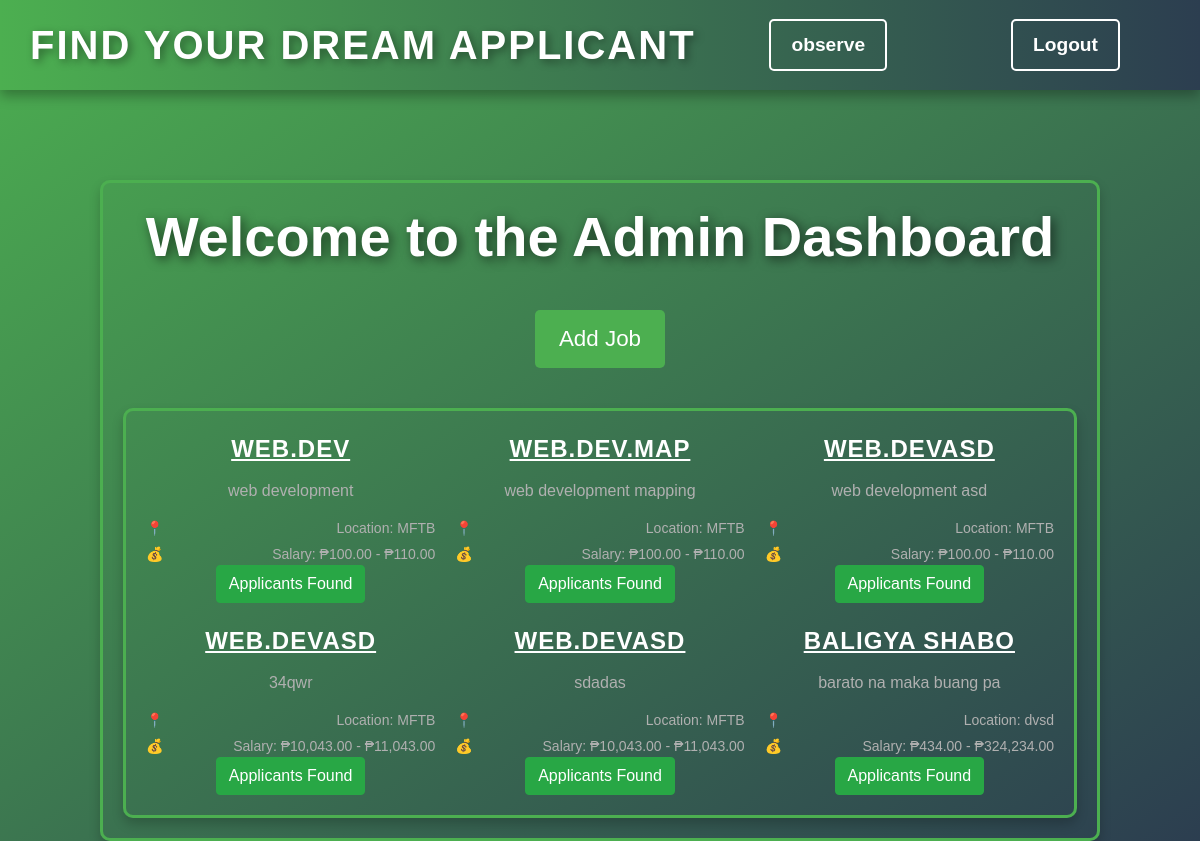
The app's page /admin_dashboard.php (signed in) with its own data.
### tables this page shows
CREATE TABLE `jobs` (
  `id` int(11) NOT NULL,
  `job_title` varchar(255) NOT NULL,
  `job_description` text NOT NULL,
  `job_location` varchar(255) NOT NULL,
  `min_salary` int(11) NOT NULL,
  `max_salary` int(11) NOT NULL,
  `created_at` timestamp NOT NULL DEFAULT current_timestamp()
);

### admin_dashboard.php (the view, shortened to what this page needs)
<?php
require_once "config.php";
$sql = "SELECT * FROM jobs";
$result = $pdo->query($sql);
?>
<!DOCTYPE html>
<html lang="en">
<head>
    <link rel="stylesheet" href="https://stackpath.bootstrapcdn.com/bootstrap/4.5.2/css/bootstrap.min.css">
</head>
<body>
    <div class="navbar">
        <div class="title">Find Your Dream Applicant</div>
        <a href="shared_files.php" class="logout">observe</a>
        <a href="logout.php" class="logout">Logout</a>
    </div>
    <div class="dashboard-container">
        <h1 class="dashboard-title">Welcome to the Admin Dashboard</h1>
        <button class="btn-add-job" data-toggle="modal" data-target="#jobModal">Add Job</button>
        <div class="job-container">
    <?php
    if ($result->rowCount() > 0) {
        while ($job = $result->fetch()) {
            $jobId = $job['id'];
            $applicantSql = "SELECT * FROM applications WHERE job_id = :job_id";
            $stmt = $pdo->prepare($applicantSql);
            $stmt->execute(['job_id' => $jobId]);
            $applicants = $stmt->rowCount();
            echo '<div class="job-box">';
            echo '<div class="job-title">' . htmlspecialchars($job['job_title']) . '</div>';
            echo '<div class="job-description">' . nl2br(htmlspecialchars($job['job_description'])) . '</div>';
            echo '<div class="job-location">Location: ' . htmlspecialchars($job['job_location']) . '</div>';
            echo '<div class="salary">Salary: ₱' . number_format($job['min_salary'], 2) . ' - ₱' . number_format($job['max_salary'], 2) . '</div>';
            $btnClass = ($applicants > 0) ? 'btn-success' : 'btn-warning';
            $btnText = ($applicants > 0) ? 'Applicants Found' : 'No Applicants Yet';
            echo '<button class="btn ' . $btnClass . ' check-applicants-btn" data-job-id="' . $jobId . '" onclick="loadApplicants(this)">' . $btnText . '</button>';
            echo '</div>';
        }
    } else {
        echo '<p>No jobs available.</p>';
    }
    ?>
</div>
    </div>
</body>
</html>

### admin_dashboard.php (style rules this page uses)
body { margin: 0; padding: 0; font-family: 'Arial', sans-serif; background: linear-gradient(to bottom right, #4CAF50, #2c3e50); color: #fff; min-height: 100vh; display: flex; flex-direction: column; align-items: center; padding-top: 60px; }
.navbar { background: linear-gradient(to right, #4CAF50, #2c3e50); box-shadow: 0 6px 12px rgba(0, 0, 0, 0.3); position: fixed; top: 0; left: 0; width: 100%; z-index: 1000; padding: 15px 30px; display: flex; justify-content: space-between; align-items: center; }
.navbar .title { color: #fff; font-size: 2.5rem; font-weight: bold; text-transform: uppercase; letter-spacing: 2px; text-shadow: 3px 3px 8px rgba(0, 0, 0, 0.4); }
.navbar .logout { color: #fff; font-size: 1.2rem; font-weight: bold; padding: 10px 20px; border: 2px solid #fff; border-radius: 5px; text-decoration: none; transition: all 0.3s ease; margin-right: 50px; }
.dashboard-container { margin-top: 120px; text-align: center; width: 90%; max-width: 1000px; border: 3px solid #4CAF50; border-radius: 10px; padding: 20px; box-shadow: 0 6px 12px rgba(0, 0, 0, 0.2); }
.dashboard-title { font-size: 3.5rem; margin-bottom: 40px; color: #fff; font-weight: bold; text-shadow: 3px 3px 12px rgba(0, 0, 0, 0.6); }
.btn-add-job { background-color: #4CAF50; color: #fff; border: none; padding: 12px 24px; font-size: 1.4rem; border-radius: 5px; transition: background-color 0.3s ease, transform 0.2s ease; }
.job-container { display: grid; grid-template-columns: repeat(3, 1fr); gap: 20px; margin-top: 40px; padding: 20px; border: 3px solid #4CAF50; border-radius: 10px; box-shadow: 0 6px 12px rgba(0, 0, 0, 0.2); }
.job-title { font-size: 24px; font-weight: bold; color: #fff; margin-bottom: 12px; text-transform: uppercase; letter-spacing: 1px; text-decoration: underline; }
.job-description { font-size: 16px; color: #b0b0b0; margin-bottom: 15px; }
.job-location, .salary { font-size: 14px; color: #b0b0b0; margin-top: 5px; display: flex; align-items: center; justify-content: space-between; }
.job-location::before { content: "📍"; margin-right: 5px; }
.salary::before { content: "💰"; margin-right: 5px; }

### records on screen
jobs: job_title "WEB.DEV", job_description "web development", job_location "MFTB", min_salary "100.00", max_salary "110.00", btnText "Applicants Found"
jobs: job_title "WEB.DEV.MAP", job_description "web development mapping", job_location "MFTB", min_salary "100.00", max_salary "110.00", btnText "Applicants Found"
jobs: job_title "WEB.DEVASD", job_description "web development asd", job_location "MFTB", min_salary "100.00", max_salary "110.00", btnText "Applicants Found"
jobs: job_title "WEB.DEVASD", job_description "34qwr", job_location "MFTB", min_salary "10,043.00", max_salary "11,043.00", btnText "Applicants Found"
jobs: job_title "WEB.DEVASD", job_description "sdadas", job_location "MFTB", min_salary "10,043.00", max_salary "11,043.00", btnText "Applicants Found"
jobs: job_title "BALIGYA SHABO", job_description "barato na maka buang pa", job_location "dvsd", min_salary "434.00", max_salary "324,234.00", btnText "Applicants Found"
